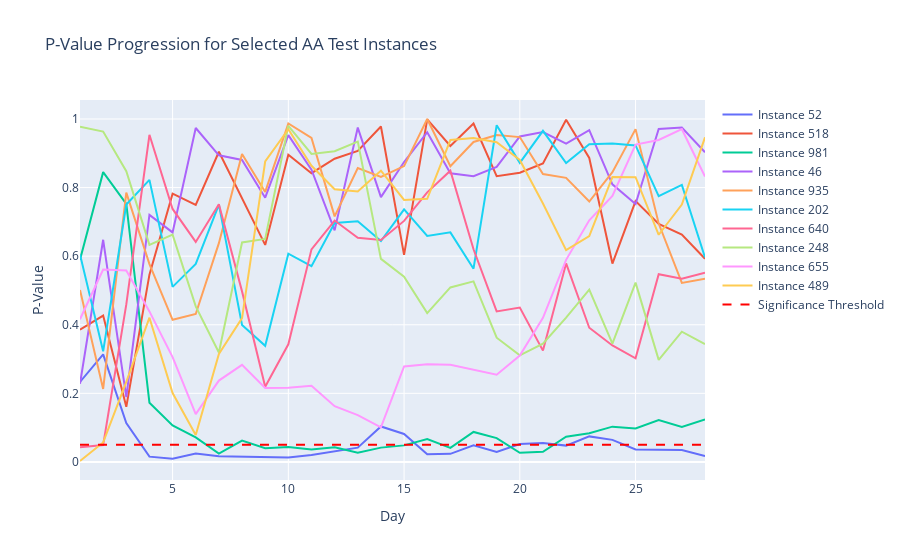

The notebook cell saved with this chart:
### Code cell
def plot_selected_p_values(df_p_values, num_samples=10):
    selected_instances = np.random.choice(df_p_values['Instance'].unique(), num_samples, replace=False)
    
    fig = go.Figure()
    for instance in selected_instances:
        instance_data = df_p_values[df_p_values['Instance'] == instance]
        fig.add_trace(go.Scatter(x=instance_data['Day'], 
                                 y=instance_data['P_Value'], 
                                 mode='lines', 
                                 name=f'Instance {instance}'))
    
    fig.add_trace(go.Scatter(x=[1, df_p_values['Day'].max()], y=[0.05, 0.05], mode='lines', 
                             name='Significance Threshold', line=dict(dash='dash', color='red')))
    
    fig.update_layout(title="P-Value Progression for Selected AA Test Instances", 
                      xaxis_title="Day", yaxis_title="P-Value")
    fig.show()

plot_selected_p_values(df_p_values)
